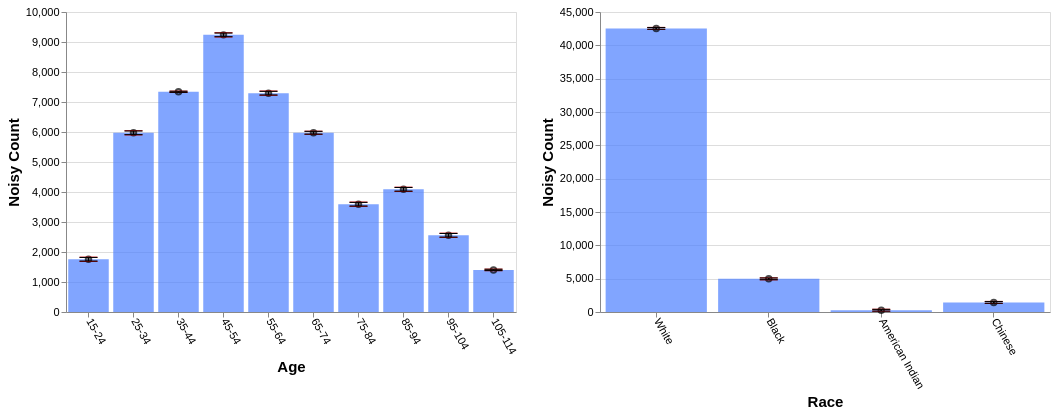

Express this chart as Vega-Lite.
### Vega-Lite specification from a JSON file in a GitHub repository (floating-point values rounded to 4 significant figures)
{"config": {"view": {"continuousWidth": 400, "continuousHeight": 300}, "axis": {"labelFontSize": 11, "titleFontSize": 15}, "axisBottom": {"labelAngle": 60}}, "hconcat": [{"layer": [{"mark": "bar", "encoding": {"color": {"value": "transparent"}, "tooltip": [{"aggregate": "sum", "field": "noisy_count", "title": "noisy count", "type": "quantitative"}, {"aggregate": "sum", "field": "noisy_count_prev", "title": "prev count", "type": "quantitative"}, {"aggregate": "sum", "field": "error", "title": "current error", "type": "quantitative"}, {"aggregate": "sum", "field": "error_prev", "title": "prev error", "type": "quantitative"}], "x": {"field": "age", "sort": null, "title": "Age", "type": "ordinal"}}, "height": 300, "selection": {"selector649": {"type": "interval", "encodings": ["x"]}}, "transform": [{"filter": {"selection": "selector650"}}], "width": 450}, {"mark": {"type": "bar", "color": "gray", "opacity": 0}, "encoding": {"x": {"field": "age", "sort": null, "title": "Age", "type": "ordinal"}, "y": {"aggregate": "sum", "field": "noisy_count_prev", "type": "quantitative"}}, "transform": [{"filter": {"selection": "selector650"}}]}, {"mark": {"type": "bar", "color": "#4C7FFF", "opacity": 0.7}, "encoding": {"x": {"field": "age", "sort": null, "title": "Age", "type": "ordinal"}, "y": {"aggregate": "sum", "field": "noisy_count", "type": "quantitative"}}, "transform": [{"filter": {"selection": "selector650"}}]}, {"mark": {"type": "point", "color": "black", "opacity": 0.7}, "encoding": {"x": {"field": "age", "sort": null, "title": "Age", "type": "ordinal"}, "y": {"aggregate": "sum", "field": "noisy_count", "title": "Noisy Count", "type": "quantitative"}}, "transform": [{"filter": {"selection": "selector650"}}]}, {"mark": {"type": "rule", "color": "#B6B6B6", "size": 2, "strokeDash": [3, 3]}, "encoding": {"x": {"field": "age", "sort": null, "title": "Age", "type": "ordinal"}, "y": {"aggregate": "sum", "field": "plus_error_prev_age", "title": "", "type": "quantitative"}, "y2": {"aggregate": "sum", "field": "minus_error_prev_age", "title": ""}}, "transform": [{"filter": {"selection": "selector650"}}]}, {"mark": {"type": "tick", "color": "#B90000", "size": 0, "strokeDash": [1, 1]}, "encoding": {"x": {"field": "age", "sort": null, "title": "Age", "type": "ordinal"}, "y": {"aggregate": "sum", "field": "plus_error_prev_age", "type": "quantitative"}}, "transform": [{"filter": {"selection": "selector650"}}]}, {"mark": {"type": "tick", "color": "#B90000", "size": 0, "strokeDash": [3, 1]}, "encoding": {"x": {"field": "age", "sort": null, "title": "Age", "type": "ordinal"}, "y": {"aggregate": "sum", "field": "minus_error_prev_age", "type": "quantitative"}}, "transform": [{"filter": {"selection": "selector650"}}]}, {"mark": {"type": "rule", "color": "black", "size": 2}, "encoding": {"x": {"field": "age", "sort": null, "title": "Age", "type": "ordinal"}, "y": {"aggregate": "sum", "field": "plus_error", "title": "", "type": "quantitative"}, "y2": {"aggregate": "sum", "field": "minus_error", "title": ""}}, "transform": [{"filter": {"selection": "selector650"}}]}, {"mark": {"type": "tick", "color": "black", "width": 0}, "encoding": {"x": {"field": "age", "sort": null, "title": "Age", "type": "ordinal"}, "y": {"aggregate": "sum", "field": "plus_error", "type": "quantitative"}}, "transform": [{"filter": {"selection": "selector650"}}]}, {"mark": {"type": "tick", "color": "black", "width": 0}, "encoding": {"x": {"field": "age", "sort": null, "title": "Age", "type": "ordinal"}, "y": {"aggregate": "sum", "field": "minus_error", "type": "quantitative"}}, "transform": [{"filter": {"selection": "selector650"}}]}]}, {"layer": [{"mark": "bar", "encoding": {"color": {"value": "transparent"}, "tooltip": [{"aggregate": "sum", "field": "noisy_count", "title": "noisy count", "type": "quantitative"}, {"aggregate": "sum", "field": "noisy_count_prev", "title": "prev count", "type": "quantitative"}, {"aggregate": "sum", "field": "error", "title": "current error", "type": "quantitative"}, {"aggregate": "sum", "field": "error_prev", "title": "prev error", "type": "quantitative"}], "x": {"field": "race", "sort": null, "title": "Race", "type": "ordinal"}}, "height": 300, "selection": {"selector650": {"type": "interval", "encodings": ["x"]}}, "transform": [{"filter": {"selection": "selector649"}}], "width": 450}, {"mark": {"type": "bar", "color": "gray", "opacity": 0}, "encoding": {"x": {"field": "race", "sort": null, "title": "Race", "type": "ordinal"}, "y": {"aggregate": "sum", "field": "noisy_count_prev", "type": "quantitative"}}, "transform": [{"filter": {"selection": "selector649"}}]}, {"mark": {"type": "bar", "color": "#4C7FFF", "opacity": 0.7}, "encoding": {"x": {"field": "race", "sort": null, "title": "Race", "type": "ordinal"}, "y": {"aggregate": "sum", "field": "noisy_count", "type": "quantitative"}}, "transform": [{"filter": {"selection": "selector649"}}]}, {"mark": {"type": "point", "color": "black", "opacity": 0.7}, "encoding": {"x": {"field": "race", "sort": null, "title": "Race", "type": "ordinal"}, "y": {"aggregate": "sum", "field": "noisy_count", "title": "Noisy Count", "type": "quantitative"}}, "transform": [{"filter": {"selection": "selector649"}}]}, {"mark": {"type": "rule", "color": "#B6B6B6", "size": 2, "strokeDash": [3, 3]}, "encoding": {"x": {"field": "race", "sort": null, "title": "Race", "type": "ordinal"}, "y": {"aggregate": "sum", "field": "plus_error_prev_race", "title": "", "type": "quantitative"}, "y2": {"aggregate": "sum", "field": "minus_error_prev_race", "title": ""}}, "transform": [{"filter": {"selection": "selector649"}}]}, {"mark": {"type": "tick", "color": "#B90000", "size": 0, "strokeDash": [1, 1]}, "encoding": {"x": {"field": "race", "sort": null, "title": "Race", "type": "ordinal"}, "y": {"aggregate": "sum", "field": "plus_error_prev_race", "type": "quantitative"}}, "transform": [{"filter": {"selection": "selector649"}}]}, {"mark": {"type": "tick", "color": "#B90000", "size": 0, "strokeDash": [3, 1]}, "encoding": {"x": {"field": "race", "sort": null, "title": "Race", "type": "ordinal"}, "y": {"aggregate": "sum", "field": "minus_error_prev_race", "type": "quantitative"}}, "transform": [{"filter": {"selection": "selector649"}}]}, {"mark": {"type": "rule", "color": "black", "size": 2}, "encoding": {"x": {"field": "race", "sort": null, "title": "Race", "type": "ordinal"}, "y": {"aggregate": "sum", "field": "plus_error", "title": "", "type": "quantitative"}, "y2": {"aggregate": "sum", "field": "minus_error", "title": ""}}, "transform": [{"filter": {"selection": "selector649"}}]}, {"mark": {"type": "tick", "color": "black", "width": 0}, "encoding": {"x": {"field": "race", "sort": null, "title": "Race", "type": "ordinal"}, "y": {"aggregate": "sum", "field": "plus_error", "type": "quantitative"}}, "transform": [{"filter": {"selection": "selector649"}}]}, {"mark": {"type": "tick", "color": "black", "width": 0}, "encoding": {"x": {"field": "race", "sort": null, "title": "Race", "type": "ordinal"}, "y": {"aggregate": "sum", "field": "minus_error", "type": "quantitative"}}, "transform": [{"filter": {"selection": "selector649"}}]}]}], "data": {"name": "data-f516287203330b39a9968bb2778ba0e4"}, "$schema": "https://vega.github.io/schema/vega-lite/v4.17.0.json", "datasets": {"data-f516287203330b39a9968bb2778ba0e4": [{"age": "15-24", "race": "White", "noisy_count": 1319.0, "true_count": 1271.0, "plus_error": 1334.0, "minus_error": 1304.0, "error": 14.9, "noisy_count_prev": 1318.0, "true_count_prev": 1271.0, "plus_error_prev": 1336.0, "minus_error_prev": 1300.0, "error_prev": 17.9, "plus_error_prev_age": 1336.0, "minus_error_prev_age": 1300.0, "plus_error_prev_race": 1336.0, "minus_error_prev_race": 1300.0}, {"age": "15-24", "race": "Black", "noisy_count": 142.7, "true_count": 192.0, "plus_error": 157.6, "minus_error": 127.8, "error": 14.9, "noisy_count_prev": 144.9, "true_count_prev": 192.0, "plus_error_prev": 162.8, "minus_error_prev": 127.0, "error_prev": 17.9, "plus_error_prev_age": 163.0, "minus_error_prev_age": 127.2, "plus_error_prev_race": 163.2, "minus_error_prev_race": 127.4}, {"age": "15-24", "race": "American Indian", "noisy_count": 103.2, "true_count": 31.0, "plus_error": 118.1, "minus_error": 88.3, "error": 14.9, "noisy_count_prev": 99.8, "true_count_prev": 31.0, "plus_error_prev": 117.7, "minus_error_prev": 81.9, "error_prev": 17.9, "plus_error_prev_age": 117.9, "minus_error_prev_age": 82.1, "plus_error_prev_race": 116.6, "minus_error_prev_race": 80.79}, {"age": "15-24", "race": "Chinese", "noisy_count": 192.8, "true_count": 62.0, "plus_error": 207.7, "minus_error": 177.9, "error": 14.9, "noisy_count_prev": 194.7, "true_count_prev": 62.0, "plus_error_prev": 212.6, "minus_error_prev": 176.8, "error_prev": 17.9, "plus_error_prev_age": 212.8, "minus_error_prev_age": 177.0, "plus_error_prev_race": 212.4, "minus_error_prev_race": 176.6}, {"age": "25-34", "race": "White", "noisy_count": 5043.0, "true_count": 5110.0, "plus_error": 5058.0, "minus_error": 5028.0, "error": 14.9, "noisy_count_prev": 5047.0, "true_count_prev": 5110.0, "plus_error_prev": 5065.0, "minus_error_prev": 5029.0, "error_prev": 17.9, "plus_error_prev_age": 5064.0, "minus_error_prev_age": 5028.0, "plus_error_prev_race": 5065.0, "minus_error_prev_race": 5030.0}, {"age": "25-34", "race": "Black", "noisy_count": 679.8, "true_count": 700.0, "plus_error": 694.7, "minus_error": 664.9, "error": 14.9, "noisy_count_prev": 677.5, "true_count_prev": 700.0, "plus_error_prev": 695.4, "minus_error_prev": 659.6, "error_prev": 17.9, "plus_error_prev_age": 694.1, "minus_error_prev_age": 658.3, "plus_error_prev_race": 695.8, "minus_error_prev_race": 660.0}, {"age": "25-34", "race": "American Indian", "noisy_count": 12.0, "true_count": 83.0, "plus_error": 26.9, "minus_error": -2.9, "error": 14.9, "noisy_count_prev": 17.0, "true_count_prev": 83.0, "plus_error_prev": 34.9, "minus_error_prev": -0.9, "error_prev": 17.9, "plus_error_prev_age": 33.6, "minus_error_prev_age": -2.2, "plus_error_prev_race": 33.79, "minus_error_prev_race": -2.01}, {"age": "25-34", "race": "Chinese", "noisy_count": 238.2, "true_count": 244.0, "plus_error": 253.1, "minus_error": 223.3, "error": 14.9, "noisy_count_prev": 236.3, "true_count_prev": 244.0, "plus_error_prev": 254.2, "minus_error_prev": 218.4, "error_prev": 17.9, "plus_error_prev_age": 252.9, "minus_error_prev_age": 217.1, "plus_error_prev_race": 254.0, "minus_error_prev_race": 218.2}, {"age": "35-44", "race": "White", "noisy_count": 6207.0, "true_count": 6181.0, "plus_error": 6212.0, "minus_error": 6202.0, "error": 4.7, "noisy_count_prev": 6204.0, "true_count_prev": 6181.0, "plus_error_prev": 6210.0, "minus_error_prev": 6199.0, "error_prev": 5.7, "plus_error_prev_age": 6210.0, "minus_error_prev_age": 6198.0, "plus_error_prev_race": 6210.0, "minus_error_prev_race": 6199.0}, {"age": "35-44", "race": "Black", "noisy_count": 820.2, "true_count": 793.0, "plus_error": 825.0, "minus_error": 815.5, "error": 4.7, "noisy_count_prev": 820.2, "true_count_prev": 793.0, "plus_error_prev": 825.9, "minus_error_prev": 814.5, "error_prev": 5.7, "plus_error_prev_age": 825.7, "minus_error_prev_age": 814.3, "plus_error_prev_race": 826.3, "minus_error_prev_race": 814.9}, {"age": "35-44", "race": "American Indian", "noisy_count": 57.8, "true_count": 93.0, "plus_error": 62.5, "minus_error": 53.0, "error": 4.7, "noisy_count_prev": 60.2, "true_count_prev": 93.0, "plus_error_prev": 65.9, "minus_error_prev": 54.5, "error_prev": 5.7, "plus_error_prev_age": 65.7, "minus_error_prev_age": 54.3, "plus_error_prev_race": 64.79, "minus_error_prev_race": 53.39}, {"age": "35-44", "race": "Chinese", "noisy_count": 254.8, "true_count": 265.0, "plus_error": 259.6, "minus_error": 250.1, "error": 4.7, "noisy_count_prev": 255.7, "true_count_prev": 265.0, "plus_error_prev": 261.4, "minus_error_prev": 250.0, "error_prev": 5.7, "plus_error_prev_age": 261.2, "minus_error_prev_age": 249.8, "plus_error_prev_race": 261.2, "minus_error_prev_race": 249.8}, {"age": "45-54", "race": "White", "noisy_count": 7980.0, "true_count": 7988.0, "plus_error": 7995.0, "minus_error": 7965.0, "error": 14.9, "noisy_count_prev": 7979.0, "true_count_prev": 7988.0, "plus_error_prev": 7996.0, "minus_error_prev": 7961.0, "error_prev": 17.9, "plus_error_prev_age": 7994.0, "minus_error_prev_age": 7958.0, "plus_error_prev_race": 7997.0, "minus_error_prev_race": 7961.0}, {"age": "45-54", "race": "Black", "noisy_count": 892.0, "true_count": 967.0, "plus_error": 906.9, "minus_error": 877.1, "error": 14.9, "noisy_count_prev": 898.8, "true_count_prev": 967.0, "plus_error_prev": 916.7, "minus_error_prev": 880.9, "error_prev": 17.9, "plus_error_prev_age": 914.0, "minus_error_prev_age": 878.2, "plus_error_prev_race": 917.1, "minus_error_prev_race": 881.3}, {"age": "45-54", "race": "American Indian", "noisy_count": 105.6, "true_count": 112.0, "plus_error": 120.5, "minus_error": 90.7, "error": 14.9, "noisy_count_prev": 108.3, "true_count_prev": 112.0, "plus_error_prev": 126.2, "minus_error_prev": 90.4, "error_prev": 17.9, "plus_error_prev_age": 123.5, "minus_error_prev_age": 87.75, "plus_error_prev_race": 125.1, "minus_error_prev_race": 89.29}, {"age": "45-54", "race": "Chinese", "noisy_count": 260.4, "true_count": 266.0, "plus_error": 275.3, "minus_error": 245.5, "error": 14.9, "noisy_count_prev": 262.7, "true_count_prev": 266.0, "plus_error_prev": 280.6, "minus_error_prev": 244.8, "error_prev": 17.9, "plus_error_prev_age": 277.9, "minus_error_prev_age": 242.1, "plus_error_prev_race": 280.4, "minus_error_prev_race": 244.6}, {"age": "55-64", "race": "White", "noisy_count": 6345.0, "true_count": 6252.0, "plus_error": 6360.0, "minus_error": 6330.0, "error": 14.9, "noisy_count_prev": 6344.0, "true_count_prev": 6252.0, "plus_error_prev": 6362.0, "minus_error_prev": 6326.0, "error_prev": 17.9, "plus_error_prev_age": 6360.0, "minus_error_prev_age": 6324.0, "plus_error_prev_race": 6362.0, "minus_error_prev_race": 6326.0}, {"age": "55-64", "race": "Black", "noisy_count": 735.5, "true_count": 744.0, "plus_error": 750.4, "minus_error": 720.6, "error": 14.9, "noisy_count_prev": 737.6, "true_count_prev": 744.0, "plus_error_prev": 755.5, "minus_error_prev": 719.7, "error_prev": 17.9, "plus_error_prev_age": 753.8, "minus_error_prev_age": 718.0, "plus_error_prev_race": 755.9, "minus_error_prev_race": 720.1}, {"age": "55-64", "race": "American Indian", "noisy_count": 51.5, "true_count": 90.0, "plus_error": 66.4, "minus_error": 36.6, "error": 14.9, "noisy_count_prev": 54.6, "true_count_prev": 90.0, "plus_error_prev": 72.5, "minus_error_prev": 36.8, "error_prev": 17.9, "plus_error_prev_age": 70.75, "minus_error_prev_age": 35.05, "plus_error_prev_race": 71.39, "minus_error_prev_race": 35.69}, {"age": "55-64", "race": "Chinese", "noisy_count": 162.6, "true_count": 233.0, "plus_error": 177.6, "minus_error": 147.7, "error": 14.9, "noisy_count_prev": 166.0, "true_count_prev": 233.0, "plus_error_prev": 183.9, "minus_error_prev": 148.2, "error_prev": 17.9, "plus_error_prev_age": 182.2, "minus_error_prev_age": 146.4, "plus_error_prev_race": 183.7, "minus_error_prev_race": 148.0}, {"age": "65-74", "race": "White", "noisy_count": 5115.0, "true_count": 5121.0, "plus_error": 5126.0, "minus_error": 5104.0, "error": 11.5, "noisy_count_prev": 5112.0, "true_count_prev": 5121.0, "plus_error_prev": 5126.0, "minus_error_prev": 5099.0, "error_prev": 13.2, "plus_error_prev_age": 5130.0, "minus_error_prev_age": 5103.0, "plus_error_prev_race": 5126.0, "minus_error_prev_race": 5100.0}, {"age": "65-74", "race": "Black", "noisy_count": 585.1, "true_count": 525.0, "plus_error": 596.6, "minus_error": 573.6, "error": 11.5, "noisy_count_prev": 578.7, "true_count_prev": 525.0, "plus_error_prev": 591.9, "minus_error_prev": 565.5, "error_prev": 13.2, "plus_error_prev_age": 595.9, "minus_error_prev_age": 569.5, "plus_error_prev_race": 592.3, "minus_error_prev_race": 565.9}, {"age": "65-74", "race": "American Indian", "noisy_count": 66.6, "true_count": 68.0, "plus_error": 78.1, "minus_error": 55.1, "error": 11.5, "noisy_count_prev": 64.1, "true_count_prev": 68.0, "plus_error_prev": 77.3, "minus_error_prev": 50.9, "error_prev": 13.2, "plus_error_prev_age": 81.27, "minus_error_prev_age": 54.87, "plus_error_prev_race": 76.19, "minus_error_prev_race": 49.79}, {"age": "65-74", "race": "Chinese", "noisy_count": 208.4, "true_count": 153.0, "plus_error": 219.9, "minus_error": 196.9, "error": 11.5, "noisy_count_prev": 203.8, "true_count_prev": 153.0, "plus_error_prev": 216.9, "minus_error_prev": 190.6, "error_prev": 13.2, "plus_error_prev_age": 220.9, "minus_error_prev_age": 194.6, "plus_error_prev_race": 216.7, "minus_error_prev_race": 190.4}, {"age": "75-84", "race": "White", "noisy_count": 3353.0, "true_count": 3396.0, "plus_error": 3368.0, "minus_error": 3338.0, "error": 14.9, "noisy_count_prev": 3353.0, "true_count_prev": 3396.0, "plus_error_prev": 3371.0, "minus_error_prev": 3335.0, "error_prev": 17.9, "plus_error_prev_age": 3368.0, "minus_error_prev_age": 3332.0, "plus_error_prev_race": 3371.0, "minus_error_prev_race": 3336.0}, {"age": "75-84", "race": "Black", "noisy_count": 341.0, "true_count": 387.0, "plus_error": 355.9, "minus_error": 326.1, "error": 14.9, "noisy_count_prev": 345.8, "true_count_prev": 387.0, "plus_error_prev": 363.7, "minus_error_prev": 327.9, "error_prev": 17.9, "plus_error_prev_age": 360.5, "minus_error_prev_age": 324.7, "plus_error_prev_race": 364.1, "minus_error_prev_race": 328.3}, {"age": "75-84", "race": "American Indian", "noisy_count": -122.3, "true_count": 33.0, "plus_error": -107.4, "minus_error": -137.2, "error": 14.9, "noisy_count_prev": -116.9, "true_count_prev": 33.0, "plus_error_prev": -99.0, "minus_error_prev": -134.8, "error_prev": 17.9, "plus_error_prev_age": -102.2, "minus_error_prev_age": -138.0, "plus_error_prev_race": -100.1, "minus_error_prev_race": -135.9}, {"age": "75-84", "race": "Chinese", "noisy_count": 21.2, "true_count": 93.0, "plus_error": 36.1, "minus_error": 6.3, "error": 14.9, "noisy_count_prev": 24.0, "true_count_prev": 93.0, "plus_error_prev": 41.9, "minus_error_prev": 6.1, "error_prev": 17.9, "plus_error_prev_age": 38.68, "minus_error_prev_age": 2.875, "plus_error_prev_race": 41.67, "minus_error_prev_race": 5.87}, {"age": "85-94", "race": "White", "noisy_count": 3630.0, "true_count": 3579.0, "plus_error": 3644.0, "minus_error": 3615.0, "error": 14.9, "noisy_count_prev": 3630.0, "true_count_prev": 3579.0, "plus_error_prev": 3648.0, "minus_error_prev": 3612.0, "error_prev": 17.9, "plus_error_prev_age": 3649.0, "minus_error_prev_age": 3613.0, "plus_error_prev_race": 3648.0, "minus_error_prev_race": 3612.0}, {"age": "85-94", "race": "Black", "noisy_count": 343.2, "true_count": 351.0, "plus_error": 358.1, "minus_error": 328.3, "error": 14.9, "noisy_count_prev": 342.1, "true_count_prev": 351.0, "plus_error_prev": 360.0, "minus_error_prev": 324.2, "error_prev": 17.9, "plus_error_prev_age": 361.3, "minus_error_prev_age": 325.5, "plus_error_prev_race": 360.4, "minus_error_prev_race": 324.6}, {"age": "85-94", "race": "American Indian", "noisy_count": 47.8, "true_count": 33.0, "plus_error": 62.7, "minus_error": 32.9, "error": 14.9, "noisy_count_prev": 43.6, "true_count_prev": 33.0, "plus_error_prev": 61.5, "minus_error_prev": 25.7, "error_prev": 17.9, "plus_error_prev_age": 62.82, "minus_error_prev_age": 27.02, "plus_error_prev_race": 60.39, "minus_error_prev_race": 24.59}, {"age": "85-94", "race": "Chinese", "noisy_count": 69.5, "true_count": 74.0, "plus_error": 84.4, "minus_error": 54.5, "error": 14.9, "noisy_count_prev": 69.3, "true_count_prev": 74.0, "plus_error_prev": 87.2, "minus_error_prev": 51.4, "error_prev": 17.9, "plus_error_prev_age": 88.52, "minus_error_prev_age": 52.72, "plus_error_prev_race": 86.97, "minus_error_prev_race": 51.17}, {"age": "95-104", "race": "White", "noisy_count": 2284.0, "true_count": 2336.0, "plus_error": 2298.0, "minus_error": 2269.0, "error": 14.9, "noisy_count_prev": 2285.0, "true_count_prev": 2336.0, "plus_error_prev": 2303.0, "minus_error_prev": 2268.0, "error_prev": 17.9, "plus_error_prev_age": 2305.0, "minus_error_prev_age": 2269.0, "plus_error_prev_race": 2303.0, "minus_error_prev_race": 2268.0}, {"age": "95-104", "race": "Black", "noisy_count": 328.2, "true_count": 160.0, "plus_error": 343.1, "minus_error": 313.3, "error": 14.9, "noisy_count_prev": 320.2, "true_count_prev": 160.0, "plus_error_prev": 338.1, "minus_error_prev": 302.3, "error_prev": 17.9, "plus_error_prev_age": 340.0, "minus_error_prev_age": 304.2, "plus_error_prev_race": 338.5, "minus_error_prev_race": 302.7}, {"age": "95-104", "race": "American Indian", "noisy_count": -98.2, "true_count": 14.0, "plus_error": -83.3, "minus_error": -113.1, "error": 14.9, "noisy_count_prev": -96.0, "true_count_prev": 14.0, "plus_error_prev": -78.1, "minus_error_prev": -113.9, "error_prev": 17.9, "plus_error_prev_age": -76.18, "minus_error_prev_age": -112.0, "plus_error_prev_race": -79.21, "minus_error_prev_race": -115.0}, {"age": "95-104", "race": "Chinese", "noisy_count": 43.7, "true_count": 35.0, "plus_error": 58.6, "minus_error": 28.8, "error": 14.9, "noisy_count_prev": 40.0, "true_count_prev": 35.0, "plus_error_prev": 57.9, "minus_error_prev": 22.1, "error_prev": 17.9, "plus_error_prev_age": 59.82, "minus_error_prev_age": 24.02, "plus_error_prev_race": 57.67, "minus_error_prev_race": 21.87}, {"age": "105-114", "race": "White", "noisy_count": 1266.0, "true_count": 1270.0, "plus_error": 1271.0, "minus_error": 1260.0, "error": 5.4, "noisy_count_prev": 1266.0, "true_count_prev": 1270.0, "plus_error_prev": 1273.0, "minus_error_prev": 1260.0, "error_prev": 6.7, "plus_error_prev_age": 1273.0, "minus_error_prev_age": 1259.0, "plus_error_prev_race": 1273.0, "minus_error_prev_race": 1260.0}, {"age": "105-114", "race": "Black", "noisy_count": 105.6, "true_count": 110.0, "plus_error": 111.1, "minus_error": 100.2, "error": 5.4, "noisy_count_prev": 103.8, "true_count_prev": 110.0, "plus_error_prev": 110.5, "minus_error_prev": 97.2, "error_prev": 6.7, "plus_error_prev_age": 110.4, "minus_error_prev_age": 97.1, "plus_error_prev_race": 110.9, "minus_error_prev_race": 97.57}, {"age": "105-114", "race": "American Indian", "noisy_count": 43.4, "true_count": 4.0, "plus_error": 48.9, "minus_error": 38.0, "error": 5.4, "noisy_count_prev": 43.8, "true_count_prev": 4.0, "plus_error_prev": 50.5, "minus_error_prev": 37.1, "error_prev": 6.7, "plus_error_prev_age": 50.4, "minus_error_prev_age": 37.0, "plus_error_prev_race": 49.39, "minus_error_prev_race": 35.99}, {"age": "105-114", "race": "Chinese", "noisy_count": -12.1, "true_count": 17.0, "plus_error": -6.6, "minus_error": -17.5, "error": 5.4, "noisy_count_prev": -10.7, "true_count_prev": 17.0, "plus_error_prev": -4.0, "minus_error_prev": -17.3, "error_prev": 6.7, "plus_error_prev_age": -4.1, "minus_error_prev_age": -17.4, "plus_error_prev_race": -4.23, "minus_error_prev_race": -17.53}]}}
